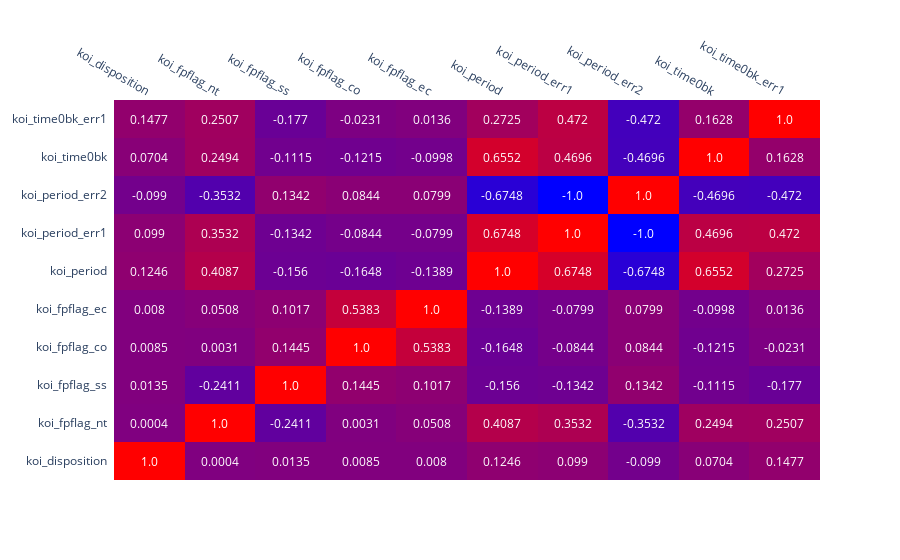

The code cell stored with this chart in its notebook:
### Code cell
import plotly
import plotly.graph_objs as go
import plotly.figure_factory as figfac
from plotly.offline import iplot

iplot(figfac.create_annotated_heatmap(correlation.iloc[:10, :10].round(3).values, x=correlation.iloc[:10, :10].columns.to_list(), 
                                  y=correlation.iloc[:10, :10].index.to_list(), annotation_text=correlation.iloc[:10, :10].round(4).values, colorscale= 'bluered'))

### Figure 1 — Plotly figure (JSON) as saved in the notebook; plotly's stock layout.template omitted (floating-point values rounded to 4 significant figures)
{"data": [{"colorscale": [[0, "rgb(0,0,255)"], [1, "rgb(255,0,0)"]], "reversescale": false, "showscale": false, "type": "heatmap", "x": ["koi_disposition", "koi_fpflag_nt", "koi_fpflag_ss", "koi_fpflag_co", "koi_fpflag_ec", "koi_period", "koi_period_err1", "koi_period_err2", "koi_time0bk", "koi_time0bk_err1"], "y": ["koi_disposition", "koi_fpflag_nt", "koi_fpflag_ss", "koi_fpflag_co", "koi_fpflag_ec", "koi_period", "koi_period_err1", "koi_period_err2", "koi_time0bk", "koi_time0bk_err1"], "z": [[1, 0, 0.014, 0.009, 0.008, 0.125, 0.099, -0.099, 0.07, 0.148], [0, 1, -0.241, 0.003, 0.051, 0.409, 0.353, -0.353, 0.249, 0.251], [0.014, -0.241, 1, 0.145, 0.102, -0.156, -0.134, 0.134, -0.111, -0.177], [0.009, 0.003, 0.145, 1, 0.538, -0.165, -0.084, 0.084, -0.121, -0.023], [0.008, 0.051, 0.102, 0.538, 1, -0.139, -0.08, 0.08, -0.1, 0.014], [0.125, 0.409, -0.156, -0.165, -0.139, 1, 0.675, -0.675, 0.655, 0.273], [0.099, 0.353, -0.134, -0.084, -0.08, 0.675, 1, -1, 0.47, 0.472], [-0.099, -0.353, 0.134, 0.084, 0.08, -0.675, -1, 1, -0.47, -0.472], [0.07, 0.249, -0.111, -0.121, -0.1, 0.655, 0.47, -0.47, 1, 0.163], [0.148, 0.251, -0.177, -0.023, 0.014, 0.273, 0.472, -0.472, 0.163, 1]]}], "layout": {"annotations": [{"font": {"color": "#FFFFFF"}, "showarrow": false, "text": "1.0", "x": "koi_disposition", "xref": "x", "y": "koi_disposition", "yref": "y"}, {"font": {"color": "#FFFFFF"}, "showarrow": false, "text": "0.0004", "x": "koi_fpflag_nt", "xref": "x", "y": "koi_disposition", "yref": "y"}, {"font": {"color": "#FFFFFF"}, "showarrow": false, "text": "0.0135", "x": "koi_fpflag_ss", "xref": "x", "y": "koi_disposition", "yref": "y"}, {"font": {"color": "#FFFFFF"}, "showarrow": false, "text": "0.0085", "x": "koi_fpflag_co", "xref": "x", "y": "koi_disposition", "yref": "y"}, {"font": {"color": "#FFFFFF"}, "showarrow": false, "text": "0.008", "x": "koi_fpflag_ec", "xref": "x", "y": "koi_disposition", "yref": "y"}, {"font": {"color": "#FFFFFF"}, "showarrow": false, "text": "0.1246", "x": "koi_period", "xref": "x", "y": "koi_disposition", "yref": "y"}, {"font": {"color": "#FFFFFF"}, "showarrow": false, "text": "0.099", "x": "koi_period_err1", "xref": "x", "y": "koi_disposition", "yref": "y"}, {"font": {"color": "#FFFFFF"}, "showarrow": false, "text": "-0.099", "x": "koi_period_err2", "xref": "x", "y": "koi_disposition", "yref": "y"}, {"font": {"color": "#FFFFFF"}, "showarrow": false, "text": "0.0704", "x": "koi_time0bk", "xref": "x", "y": "koi_disposition", "yref": "y"}, {"font": {"color": "#FFFFFF"}, "showarrow": false, "text": "0.1477", "x": "koi_time0bk_err1", "xref": "x", "y": "koi_disposition", "yref": "y"}, {"font": {"color": "#FFFFFF"}, "showarrow": false, "text": "0.0004", "x": "koi_disposition", "xref": "x", "y": "koi_fpflag_nt", "yref": "y"}, {"font": {"color": "#FFFFFF"}, "showarrow": false, "text": "1.0", "x": "koi_fpflag_nt", "xref": "x", "y": "koi_fpflag_nt", "yref": "y"}, {"font": {"color": "#FFFFFF"}, "showarrow": false, "text": "-0.2411", "x": "koi_fpflag_ss", "xref": "x", "y": "koi_fpflag_nt", "yref": "y"}, {"font": {"color": "#FFFFFF"}, "showarrow": false, "text": "0.0031", "x": "koi_fpflag_co", "xref": "x", "y": "koi_fpflag_nt", "yref": "y"}, {"font": {"color": "#FFFFFF"}, "showarrow": false, "text": "0.0508", "x": "koi_fpflag_ec", "xref": "x", "y": "koi_fpflag_nt", "yref": "y"}, {"font": {"color": "#FFFFFF"}, "showarrow": false, "text": "0.4087", "x": "koi_period", "xref": "x", "y": "koi_fpflag_nt", "yref": "y"}, {"font": {"color": "#FFFFFF"}, "showarrow": false, "text": "0.3532", "x": "koi_period_err1", "xref": "x", "y": "koi_fpflag_nt", "yref": "y"}, {"font": {"color": "#FFFFFF"}, "showarrow": false, "text": "-0.3532", "x": "koi_period_err2", "xref": "x", "y": "koi_fpflag_nt", "yref": "y"}, {"font": {"color": "#FFFFFF"}, "showarrow": false, "text": "0.2494", "x": "koi_time0bk", "xref": "x", "y": "koi_fpflag_nt", "yref": "y"}, {"font": {"color": "#FFFFFF"}, "showarrow": false, "text": "0.2507", "x": "koi_time0bk_err1", "xref": "x", "y": "koi_fpflag_nt", "yref": "y"}, {"font": {"color": "#FFFFFF"}, "showarrow": false, "text": "0.0135", "x": "koi_disposition", "xref": "x", "y": "koi_fpflag_ss", "yref": "y"}, {"font": {"color": "#FFFFFF"}, "showarrow": false, "text": "-0.2411", "x": "koi_fpflag_nt", "xref": "x", "y": "koi_fpflag_ss", "yref": "y"}, {"font": {"color": "#FFFFFF"}, "showarrow": false, "text": "1.0", "x": "koi_fpflag_ss", "xref": "x", "y": "koi_fpflag_ss", "yref": "y"}, {"font": {"color": "#FFFFFF"}, "showarrow": false, "text": "0.1445", "x": "koi_fpflag_co", "xref": "x", "y": "koi_fpflag_ss", "yref": "y"}, {"font": {"color": "#FFFFFF"}, "showarrow": false, "text": "0.1017", "x": "koi_fpflag_ec", "xref": "x", "y": "koi_fpflag_ss", "yref": "y"}, {"font": {"color": "#FFFFFF"}, "showarrow": false, "text": "-0.156", "x": "koi_period", "xref": "x", "y": "koi_fpflag_ss", "yref": "y"}, {"font": {"color": "#FFFFFF"}, "showarrow": false, "text": "-0.1342", "x": "koi_period_err1", "xref": "x", "y": "koi_fpflag_ss", "yref": "y"}, {"font": {"color": "#FFFFFF"}, "showarrow": false, "text": "0.1342", "x": "koi_period_err2", "xref": "x", "y": "koi_fpflag_ss", "yref": "y"}, {"font": {"color": "#FFFFFF"}, "showarrow": false, "text": "-0.1115", "x": "koi_time0bk", "xref": "x", "y": "koi_fpflag_ss", "yref": "y"}, {"font": {"color": "#FFFFFF"}, "showarrow": false, "text": "-0.177", "x": "koi_time0bk_err1", "xref": "x", "y": "koi_fpflag_ss", "yref": "y"}, {"font": {"color": "#FFFFFF"}, "showarrow": false, "text": "0.0085", "x": "koi_disposition", "xref": "x", "y": "koi_fpflag_co", "yref": "y"}, {"font": {"color": "#FFFFFF"}, "showarrow": false, "text": "0.0031", "x": "koi_fpflag_nt", "xref": "x", "y": "koi_fpflag_co", "yref": "y"}, {"font": {"color": "#FFFFFF"}, "showarrow": false, "text": "0.1445", "x": "koi_fpflag_ss", "xref": "x", "y": "koi_fpflag_co", "yref": "y"}, {"font": {"color": "#FFFFFF"}, "showarrow": false, "text": "1.0", "x": "koi_fpflag_co", "xref": "x", "y": "koi_fpflag_co", "yref": "y"}, {"font": {"color": "#FFFFFF"}, "showarrow": false, "text": "0.5383", "x": "koi_fpflag_ec", "xref": "x", "y": "koi_fpflag_co", "yref": "y"}, {"font": {"color": "#FFFFFF"}, "showarrow": false, "text": "-0.1648", "x": "koi_period", "xref": "x", "y": "koi_fpflag_co", "yref": "y"}, {"font": {"color": "#FFFFFF"}, "showarrow": false, "text": "-0.0844", "x": "koi_period_err1", "xref": "x", "y": "koi_fpflag_co", "yref": "y"}, {"font": {"color": "#FFFFFF"}, "showarrow": false, "text": "0.0844", "x": "koi_period_err2", "xref": "x", "y": "koi_fpflag_co", "yref": "y"}, {"font": {"color": "#FFFFFF"}, "showarrow": false, "text": "-0.1215", "x": "koi_time0bk", "xref": "x", "y": "koi_fpflag_co", "yref": "y"}, {"font": {"color": "#FFFFFF"}, "showarrow": false, "text": "-0.0231", "x": "koi_time0bk_err1", "xref": "x", "y": "koi_fpflag_co", "yref": "y"}, {"font": {"color": "#FFFFFF"}, "showarrow": false, "text": "0.008", "x": "koi_disposition", "xref": "x", "y": "koi_fpflag_ec", "yref": "y"}, {"font": {"color": "#FFFFFF"}, "showarrow": false, "text": "0.0508", "x": "koi_fpflag_nt", "xref": "x", "y": "koi_fpflag_ec", "yref": "y"}, {"font": {"color": "#FFFFFF"}, "showarrow": false, "text": "0.1017", "x": "koi_fpflag_ss", "xref": "x", "y": "koi_fpflag_ec", "yref": "y"}, {"font": {"color": "#FFFFFF"}, "showarrow": false, "text": "0.5383", "x": "koi_fpflag_co", "xref": "x", "y": "koi_fpflag_ec", "yref": "y"}, {"font": {"color": "#FFFFFF"}, "showarrow": false, "text": "1.0", "x": "koi_fpflag_ec", "xref": "x", "y": "koi_fpflag_ec", "yref": "y"}, {"font": {"color": "#FFFFFF"}, "showarrow": false, "text": "-0.1389", "x": "koi_period", "xref": "x", "y": "koi_fpflag_ec", "yref": "y"}, {"font": {"color": "#FFFFFF"}, "showarrow": false, "text": "-0.0799", "x": "koi_period_err1", "xref": "x", "y": "koi_fpflag_ec", "yref": "y"}, {"font": {"color": "#FFFFFF"}, "showarrow": false, "text": "0.0799", "x": "koi_period_err2", "xref": "x", "y": "koi_fpflag_ec", "yref": "y"}, {"font": {"color": "#FFFFFF"}, "showarrow": false, "text": "-0.0998", "x": "koi_time0bk", "xref": "x", "y": "koi_fpflag_ec", "yref": "y"}, {"font": {"color": "#FFFFFF"}, "showarrow": false, "text": "0.0136", "x": "koi_time0bk_err1", "xref": "x", "y": "koi_fpflag_ec", "yref": "y"}, {"font": {"color": "#FFFFFF"}, "showarrow": false, "text": "0.1246", "x": "koi_disposition", "xref": "x", "y": "koi_period", "yref": "y"}, {"font": {"color": "#FFFFFF"}, "showarrow": false, "text": "0.4087", "x": "koi_fpflag_nt", "xref": "x", "y": "koi_period", "yref": "y"}, {"font": {"color": "#FFFFFF"}, "showarrow": false, "text": "-0.156", "x": "koi_fpflag_ss", "xref": "x", "y": "koi_period", "yref": "y"}, {"font": {"color": "#FFFFFF"}, "showarrow": false, "text": "-0.1648", "x": "koi_fpflag_co", "xref": "x", "y": "koi_period", "yref": "y"}, {"font": {"color": "#FFFFFF"}, "showarrow": false, "text": "-0.1389", "x": "koi_fpflag_ec", "xref": "x", "y": "koi_period", "yref": "y"}, {"font": {"color": "#FFFFFF"}, "showarrow": false, "text": "1.0", "x": "koi_period", "xref": "x", "y": "koi_period", "yref": "y"}, {"font": {"color": "#FFFFFF"}, "showarrow": false, "text": "0.6748", "x": "koi_period_err1", "xref": "x", "y": "koi_period", "yref": "y"}, {"font": {"color": "#FFFFFF"}, "showarrow": false, "text": "-0.6748", "x": "koi_period_err2", "xref": "x", "y": "koi_period", "yref": "y"}, {"font": {"color": "#FFFFFF"}, "showarrow": false, "text": "0.6552", "x": "koi_time0bk", "xref": "x", "y": "koi_period", "yref": "y"}, {"font": {"color": "#FFFFFF"}, "showarrow": false, "text": "0.2725", "x": "koi_time0bk_err1", "xref": "x", "y": "koi_period", "yref": "y"}, {"font": {"color": "#FFFFFF"}, "showarrow": false, "text": "0.099", "x": "koi_disposition", "xref": "x", "y": "koi_period_err1", "yref": "y"}, {"font": {"color": "#FFFFFF"}, "showarrow": false, "text": "0.3532", "x": "koi_fpflag_nt", "xref": "x", "y": "koi_period_err1", "yref": "y"}, {"font": {"color": "#FFFFFF"}, "showarrow": false, "text": "-0.1342", "x": "koi_fpflag_ss", "xref": "x", "y": "koi_period_err1", "yref": "y"}, {"font": {"color": "#FFFFFF"}, "showarrow": false, "text": "-0.0844", "x": "koi_fpflag_co", "xref": "x", "y": "koi_period_err1", "yref": "y"}, {"font": {"color": "#FFFFFF"}, "showarrow": false, "text": "-0.0799", "x": "koi_fpflag_ec", "xref": "x", "y": "koi_period_err1", "yref": "y"}, {"font": {"color": "#FFFFFF"}, "showarrow": false, "text": "0.6748", "x": "koi_period", "xref": "x", "y": "koi_period_err1", "yref": "y"}, {"font": {"color": "#FFFFFF"}, "showarrow": false, "text": "1.0", "x": "koi_period_err1", "xref": "x", "y": "koi_period_err1", "yref": "y"}, {"font": {"color": "#FFFFFF"}, "showarrow": false, "text": "-1.0", "x": "koi_period_err2", "xref": "x", "y": "koi_period_err1", "yref": "y"}, {"font": {"color": "#FFFFFF"}, "showarrow": false, "text": "0.4696", "x": "koi_time0bk", "xref": "x", "y": "koi_period_err1", "yref": "y"}, {"font": {"color": "#FFFFFF"}, "showarrow": false, "text": "0.472", "x": "koi_time0bk_err1", "xref": "x", "y": "koi_period_err1", "yref": "y"}, {"font": {"color": "#FFFFFF"}, "showarrow": false, "text": "-0.099", "x": "koi_disposition", "xref": "x", "y": "koi_period_err2", "yref": "y"}, {"font": {"color": "#FFFFFF"}, "showarrow": false, "text": "-0.3532", "x": "koi_fpflag_nt", "xref": "x", "y": "koi_period_err2", "yref": "y"}, {"font": {"color": "#FFFFFF"}, "showarrow": false, "text": "0.1342", "x": "koi_fpflag_ss", "xref": "x", "y": "koi_period_err2", "yref": "y"}, {"font": {"color": "#FFFFFF"}, "showarrow": false, "text": "0.0844", "x": "koi_fpflag_co", "xref": "x", "y": "koi_period_err2", "yref": "y"}, {"font": {"color": "#FFFFFF"}, "showarrow": false, "text": "0.0799", "x": "koi_fpflag_ec", "xref": "x", "y": "koi_period_err2", "yref": "y"}, {"font": {"color": "#FFFFFF"}, "showarrow": false, "text": "-0.6748", "x": "koi_period", "xref": "x", "y": "koi_period_err2", "yref": "y"}, {"font": {"color": "#FFFFFF"}, "showarrow": false, "text": "-1.0", "x": "koi_period_err1", "xref": "x", "y": "koi_period_err2", "yref": "y"}, {"font": {"color": "#FFFFFF"}, "showarrow": false, "text": "1.0", "x": "koi_period_err2", "xref": "x", "y": "koi_period_err2", "yref": "y"}, {"font": {"color": "#FFFFFF"}, "showarrow": false, "text": "-0.4696", "x": "koi_time0bk", "xref": "x", "y": "koi_period_err2", "yref": "y"}, {"font": {"color": "#FFFFFF"}, "showarrow": false, "text": "-0.472", "x": "koi_time0bk_err1", "xref": "x", "y": "koi_period_err2", "yref": "y"}, {"font": {"color": "#FFFFFF"}, "showarrow": false, "text": "0.0704", "x": "koi_disposition", "xref": "x", "y": "koi_time0bk", "yref": "y"}, {"font": {"color": "#FFFFFF"}, "showarrow": false, "text": "0.2494", "x": "koi_fpflag_nt", "xref": "x", "y": "koi_time0bk", "yref": "y"}, {"font": {"color": "#FFFFFF"}, "showarrow": false, "text": "-0.1115", "x": "koi_fpflag_ss", "xref": "x", "y": "koi_time0bk", "yref": "y"}, {"font": {"color": "#FFFFFF"}, "showarrow": false, "text": "-0.1215", "x": "koi_fpflag_co", "xref": "x", "y": "koi_time0bk", "yref": "y"}, {"font": {"color": "#FFFFFF"}, "showarrow": false, "text": "-0.0998", "x": "koi_fpflag_ec", "xref": "x", "y": "koi_time0bk", "yref": "y"}, {"font": {"color": "#FFFFFF"}, "showarrow": false, "text": "0.6552", "x": "koi_period", "xref": "x", "y": "koi_time0bk", "yref": "y"}, {"font": {"color": "#FFFFFF"}, "showarrow": false, "text": "0.4696", "x": "koi_period_err1", "xref": "x", "y": "koi_time0bk", "yref": "y"}, {"font": {"color": "#FFFFFF"}, "showarrow": false, "text": "-0.4696", "x": "koi_period_err2", "xref": "x", "y": "koi_time0bk", "yref": "y"}, {"font": {"color": "#FFFFFF"}, "showarrow": false, "text": "1.0", "x": "koi_time0bk", "xref": "x", "y": "koi_time0bk", "yref": "y"}, {"font": {"color": "#FFFFFF"}, "showarrow": false, "text": "0.1628", "x": "koi_time0bk_err1", "xref": "x", "y": "koi_time0bk", "yref": "y"}, {"font": {"color": "#FFFFFF"}, "showarrow": false, "text": "0.1477", "x": "koi_disposition", "xref": "x", "y": "koi_time0bk_err1", "yref": "y"}, {"font": {"color": "#FFFFFF"}, "showarrow": false, "text": "0.2507", "x": "koi_fpflag_nt", "xref": "x", "y": "koi_time0bk_err1", "yref": "y"}, {"font": {"color": "#FFFFFF"}, "showarrow": false, "text": "-0.177", "x": "koi_fpflag_ss", "xref": "x", "y": "koi_time0bk_err1", "yref": "y"}, {"font": {"color": "#FFFFFF"}, "showarrow": false, "text": "-0.0231", "x": "koi_fpflag_co", "xref": "x", "y": "koi_time0bk_err1", "yref": "y"}, {"font": {"color": "#FFFFFF"}, "showarrow": false, "text": "0.0136", "x": "koi_fpflag_ec", "xref": "x", "y": "koi_time0bk_err1", "yref": "y"}, {"font": {"color": "#FFFFFF"}, "showarrow": false, "text": "0.2725", "x": "koi_period", "xref": "x", "y": "koi_time0bk_err1", "yref": "y"}, {"font": {"color": "#FFFFFF"}, "showarrow": false, "text": "0.472", "x": "koi_period_err1", "xref": "x", "y": "koi_time0bk_err1", "yref": "y"}, {"font": {"color": "#FFFFFF"}, "showarrow": false, "text": "-0.472", "x": "koi_period_err2", "xref": "x", "y": "koi_time0bk_err1", "yref": "y"}, {"font": {"color": "#FFFFFF"}, "showarrow": false, "text": "0.1628", "x": "koi_time0bk", "xref": "x", "y": "koi_time0bk_err1", "yref": "y"}, {"font": {"color": "#FFFFFF"}, "showarrow": false, "text": "1.0", "x": "koi_time0bk_err1", "xref": "x", "y": "koi_time0bk_err1", "yref": "y"}], "xaxis": {"dtick": 1, "gridcolor": "rgb(0, 0, 0)", "side": "top", "ticks": ""}, "yaxis": {"dtick": 1, "ticks": "", "ticksuffix": "  "}}}
